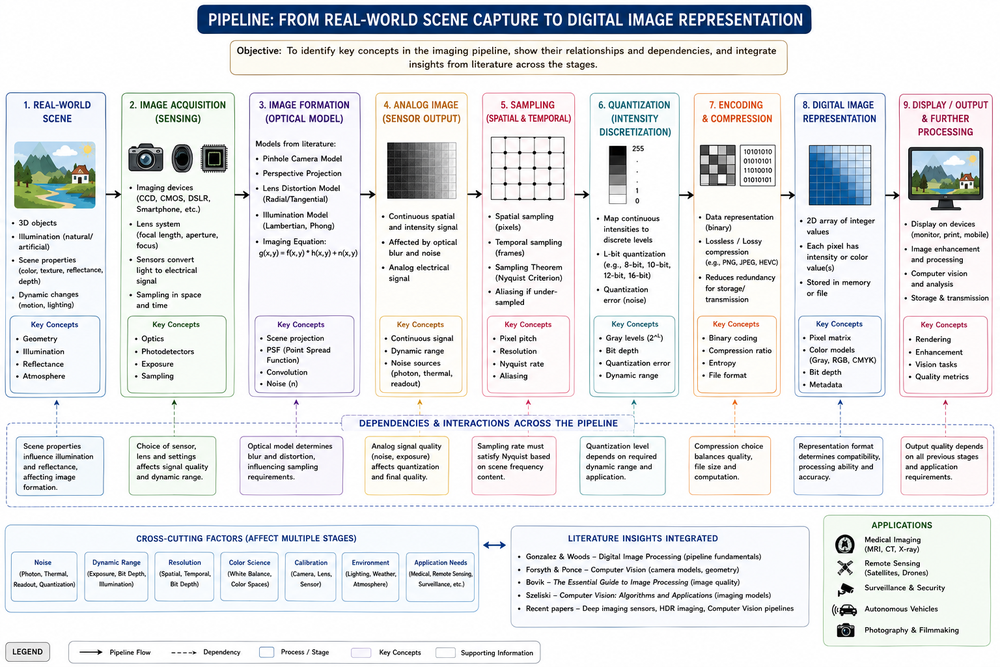
#> input picture CO1/AT 2/Q01/upd 1.png, 1000 x 667 px, shrunk from 1536 x 1024 before the run, found by its file name
$ python exp_4.py
#> lines starting #> are read from the running program, lines starting #| are printed output that depends on the picture
# -*- coding: utf-8 -*-
"""EXP 4

Automatically generated by Colab.

Original file is located at
    https://colab.research.google.com/drive/1_KnKDjMHWr_zqlGydQneKvWNkCKemXJV
"""

from google.colab import files
uploaded = files.upload()
#> the answer given: upd 1.png

import cv2
import numpy as np
import matplotlib.pyplot as plt
import os

# Get the filename of the uploaded image
image_filename = list(uploaded.keys())[0]

# Read image using the correct filename
img = cv2.imread(os.path.join('/content/', image_filename))
#> img is the input picture: shape (667, 1000, 3); mean B, G, R 231.4, 229.5, 227.9

# Check if image was loaded successfully
if img is None:
    print(f"Error: Could not load image '{image_filename}'. Please check the file path and ensure the image exists.")
else:
    # Convert to grayscale
    gray = cv2.cvtColor(img, cv2.COLOR_BGR2GRAY)
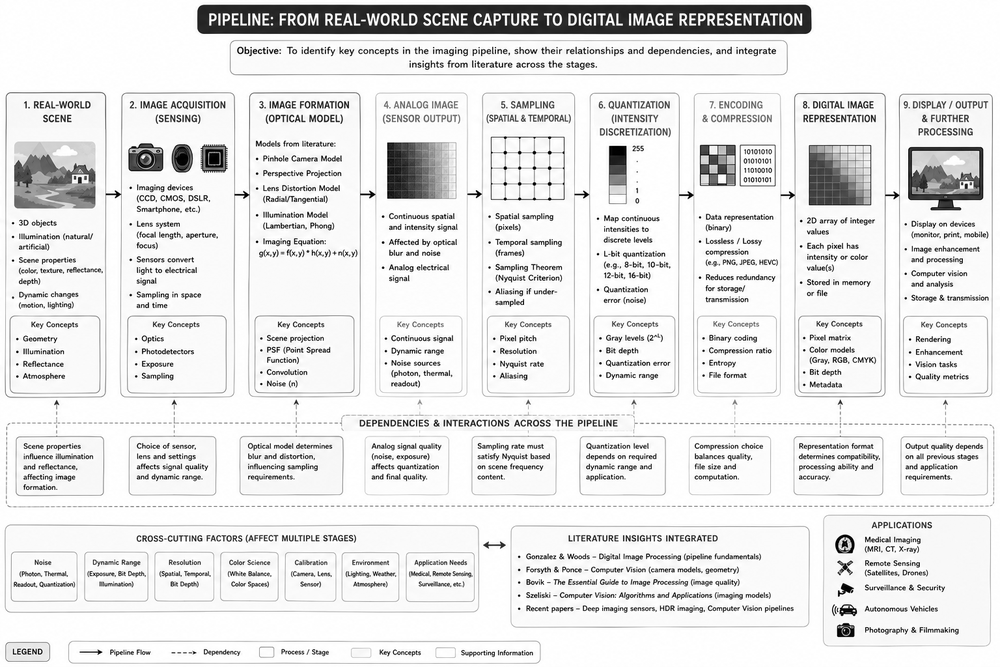
#> gray: shape (667, 1000); min 0, max 255, mean 229.2

    # Create kernel
    kernel = np.ones((5,5), np.uint8)

    # Apply dilation
    dilated = cv2.dilate(gray, kernel, iterations=1)
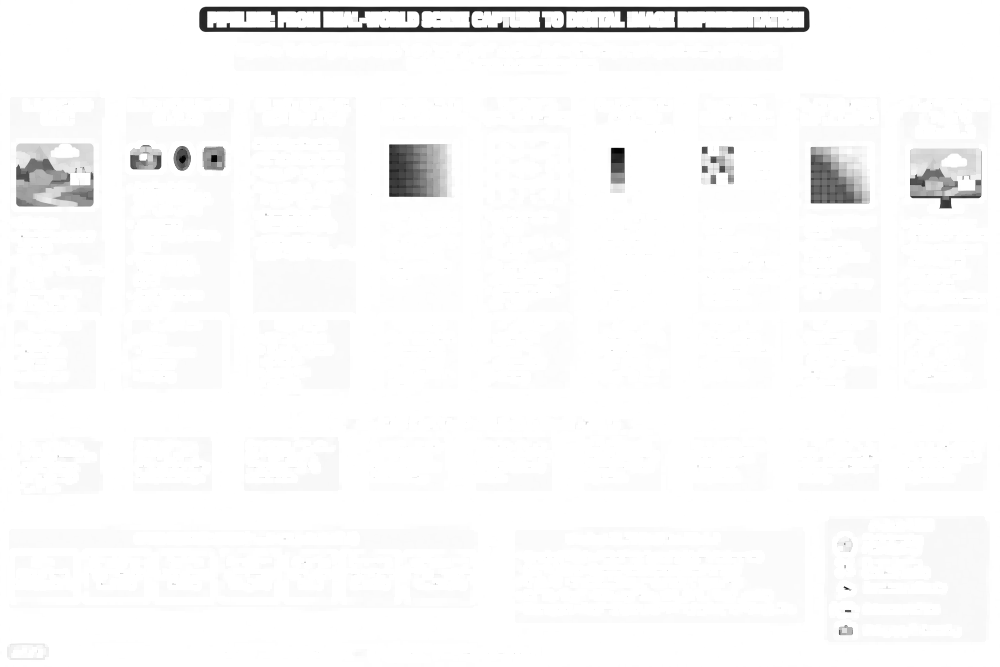
#> dilated: shape (667, 1000); min 2, max 255, mean 249.5

    # Display images
    titles = ['Original (Grayscale)', 'Dilated']
    images = [gray, dilated]

    plt.figure(figsize=(10, 5))
    for i in range(2):
        plt.subplot(1,2,i+1)
        plt.imshow(images[i], cmap='gray')
        plt.title(titles[i])
        plt.axis('off')

    plt.tight_layout()
    plt.show()
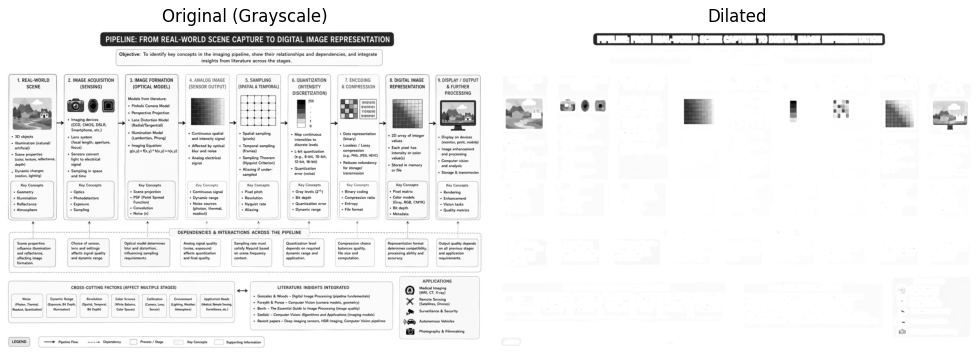
#> figure drawn by matplotlib, 2 panels
